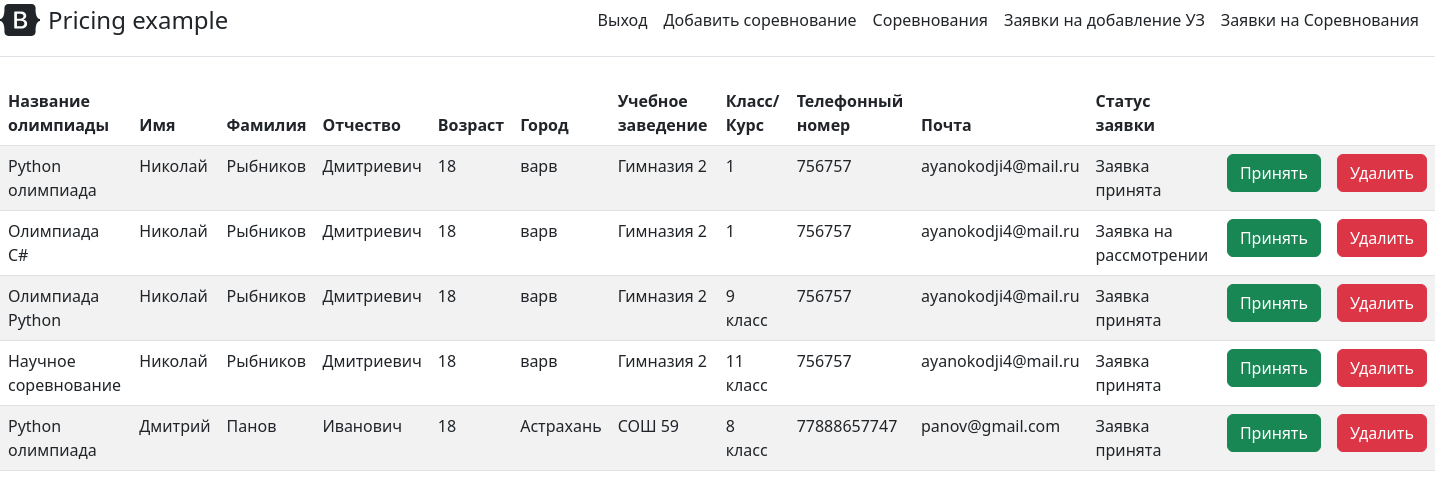
Screenshot of /admin/submitted_applications (signed in) with the database file from the repository.
### user_data.py (models this page shows, shortened)
class Sent_applications(db.Model):
    id = db.Column(db.Integer, primary_key=True)
    title_olympiad = db.Column(db.String(100), nullable=False)
    name = db.Column(db.String(50), nullable=True)
    surname = db.Column(db.String(50), nullable=True)
    patronymic = db.Column(db.String(50), nullable=True)
    old = db.Column(db.Integer)
    city = db.Column(db.String(100))
    educational_institution = db.Column(db.String(100))
    classe = db.Column(db.String(100))
    phone_number = db.Column(db.String(100))
    email = db.Column(db.String(50), nullable=True)
    approved = db.Column(db.String(100), default="Заявка на рассмотрении")
    __table_args__ = (db.UniqueConstraint('title_olympiad', 'email', name='_title_email_uc'),)

### admin/admin.py (the view)
@admin.route('/submitted_applications')
@login_required
def submitted_applications():
    if current_user.access_level != 3:
        return redirect(url_for('main_page'))
    sent_applications = Sent_applications.query.order_by().all()
    return render_template('admin/submitted_applications.html', sent_applications=sent_applications)

### app.py (called while the page is built)
@login_manager.user_loader
def load_user(user_id):
    return Users.query.get(int(user_id))

### admin/templates/admin/submitted_applications.html (shortened to what this page needs)
{% extends 'admin/main_admin.html' %}
{% block body %}
<table class="table table-striped">
    <thead>
        <tr>
            <th>Название олимпиады</th>
            <th>Имя</th>
            <th>Фамилия</th>
            <th>Отчество</th>
            <th>Возраст</th>
            <th>Город</th>
            <th>Учебное заведение</th>
          <th>Класс/Курс</th>
          <th>Телефонный номер</th>
          <th>Почта</th>
          <th>Статус заявки</th>
          <th></th>
            <th></th>
        </tr>
    </thead>
    <tbody>
        {% for sa in sent_applications %}
        <tr>
            <td>{{ sa.title_olympiad }}</td>
            <td>{{ sa.name }}</td>
            <td>{{ sa.surname }}</td>
            <td>{{ sa.patronymic }}</td>
          <td>{{ sa.old }}</td>
          <td>{{ sa.city }}</td>
          <td>{{ sa.educational_institution }}</td>
          <td>{{ sa.classe }}</td>
          <td>{{ sa.phone_number }}</td>
          <td>{{ sa.email }}</td>
          <td>{{ sa.approved }}</td>
            <td><a href ="/admin/submitted_applications/{{ sa.id }}/approve" class ='btn btn-success'>Принять</a></td>
            <td><a href ="/admin/submitted_applications/{{ sa.id }}/delete" class ='btn btn-danger'>Удалить</a></td>
        </tr>
        {% endfor %}
    </tbody>
</table>
{% endblock %}

### rows the page displays
Sent_applications: title_olympiad "Python олимпиада", name "Николай", surname "Рыбников", patronymic "Дмитриевич", old "18", city "варв", educational_institution "Гимназия 2", classe "1", phone_number "756757", email "ayanokodji4@mail.ru", approved "Заявка принята"
Sent_applications: title_olympiad "Олимпиада C#", name "Николай", surname "Рыбников", patronymic "Дмитриевич", old "18", city "варв", educational_institution "Гимназия 2", classe "1", phone_number "756757", email "ayanokodji4@mail.ru", approved "Заявка на рассмотрении"
Sent_applications: title_olympiad "Олимпиада Python", name "Николай", surname "Рыбников", patronymic "Дмитриевич", old "18", city "варв", educational_institution "Гимназия 2", classe "9 класс", phone_number "756757", email "ayanokodji4@mail.ru", approved "Заявка принята"
Sent_applications: title_olympiad "Научное соревнование", name "Николай", surname "Рыбников", patronymic "Дмитриевич", old "18", city "варв", educational_institution "Гимназия 2", classe "11 класс", phone_number "756757", email "ayanokodji4@mail.ru", approved "Заявка принята"
Sent_applications: title_olympiad "Python олимпиада", name "Дмитрий", surname "Панов", patronymic "Иванович", old "18", city "Астрахань", educational_institution "СОШ 59", classe "8 класс", phone_number "77888657747", email "panov@gmail.com", approved "Заявка принята"
